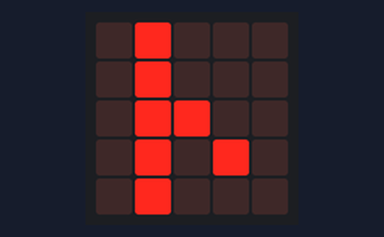
The program below on a simulated BBC micro:bit (MakeCode). On the bench: the board's 5×5 LED display.

Above: at 0.2 s.
At 0.6 s:
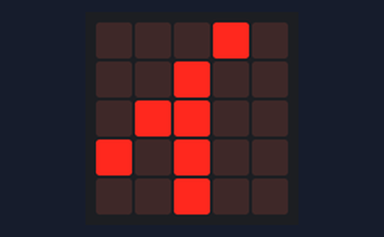
At 1.0 s:
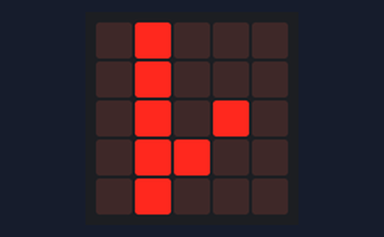
At 2.2 s:
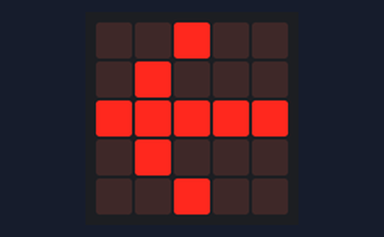
At 4.1 s:
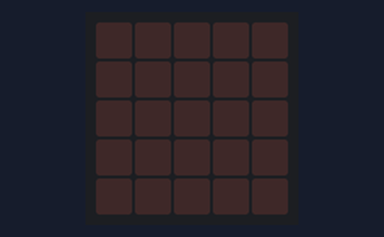

The program:

main.ts
```typescript
basic.forever(function () {
    basic.showLeds(`
        . # . . .
        . # . . .
        . # # . .
        . # . # .
        . # . . .
        `)
    basic.showLeds(`
        . . . # .
        . . # . .
        . # # . .
        # . # . .
        . . # . .
        `)
    basic.showLeds(`
        . # . . .
        . # . . .
        . # . # .
        . # # . .
        . # . . .
        `)
    for (let index = 0; index < 4; index++) {
        basic.showLeds(`
            . . # . .
            . # . . .
            # # # # #
            . # . . .
            . . # . .
            `)
        basic.showLeds(`
            . . . . .
            . . . . .
            . . . . .
            . . . . .
            . . . . .
            `)
    }
    basic.pause(1000)
})
```

test.ts
```typescript
// テストはここに来ます。このパッケージが拡張機能として使用されるときにはコンパイルされません。
```

Measured:
- by itself, everything shown: repeats every 5.4 s, in 11 steps
- what the display in image 1 shows lasts 0.4 s, from 0.4 s to 0.8 s
- what the display in image 4 shows lasts 1.4 s, from 4.0 s to 5.4 s
